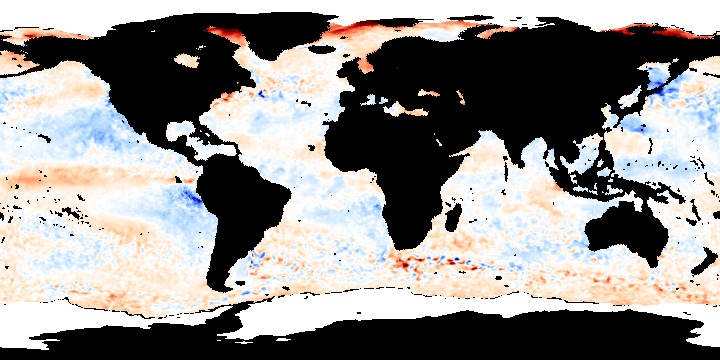
#> input picture assets/ocean/ocean_temp_sep_2002.jpeg, 720 x 360 px, found by its file name
$ python main.py
#> lines starting #> are read from the running program, lines starting #| are printed output that depends on the picture
import cv2
import matplotlib.pyplot as plt

# Carregar e converter a imagem para HSV
imagem = cv2.imread('./assets/ocean/ocean_temp_sep_2002.jpeg')
#> imagem is the input picture: shape (360, 720, 3); mean B, G, R 141.2, 142.9, 145.8
hsv = cv2.cvtColor(imagem, cv2.COLOR_BGR2HSV)
#> hsv: shape (360, 720, 3); mean H, S, V 34.5, 44.1, 151.1

# Dividir os canais H, S e V
hue, saturation, value = cv2.split(hsv)
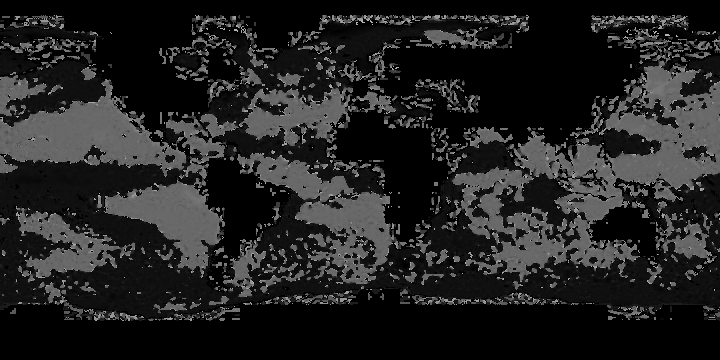
#> hue: shape (360, 720); min 0, max 179, mean 34.5
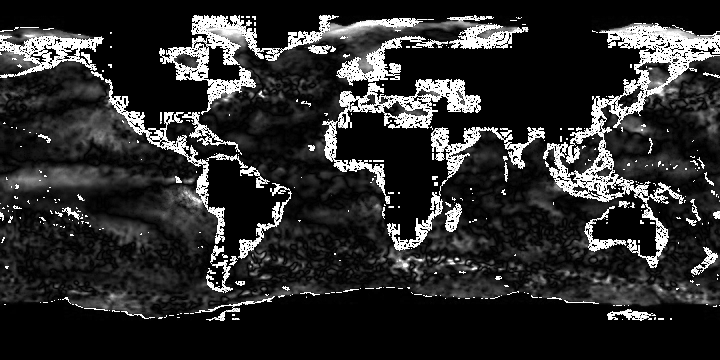
#> saturation: shape (360, 720); min 0, max 255, mean 44.1
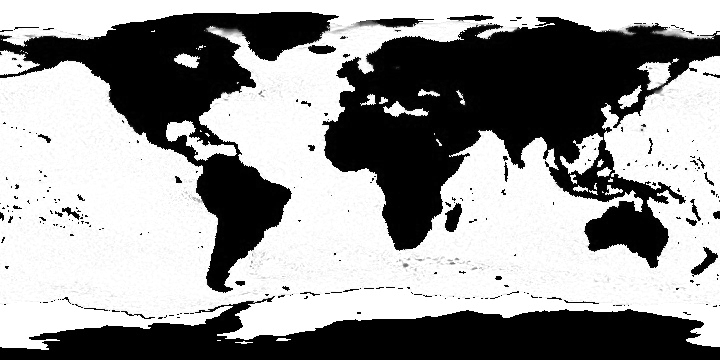
#> value: shape (360, 720); min 0, max 255, mean 151.1

# Exibir os canais individualmente
plt.figure(figsize=(12, 4))
plt.subplot(1, 3, 1)
plt.imshow(hue, cmap='hsv')
plt.title('Hue (Matiz)')
plt.axis('off')

plt.subplot(1, 3, 2)
plt.imshow(saturation, cmap='gray')
plt.title('Saturation (Saturação)')
plt.axis('off')

plt.subplot(1, 3, 3)
plt.imshow(value, cmap='gray')
plt.title('Value (Brilho)')
plt.axis('off')

plt.show()
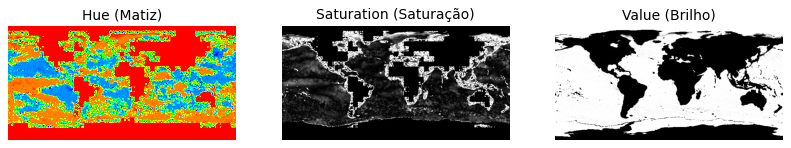
#> figure drawn by matplotlib, 3 panels
